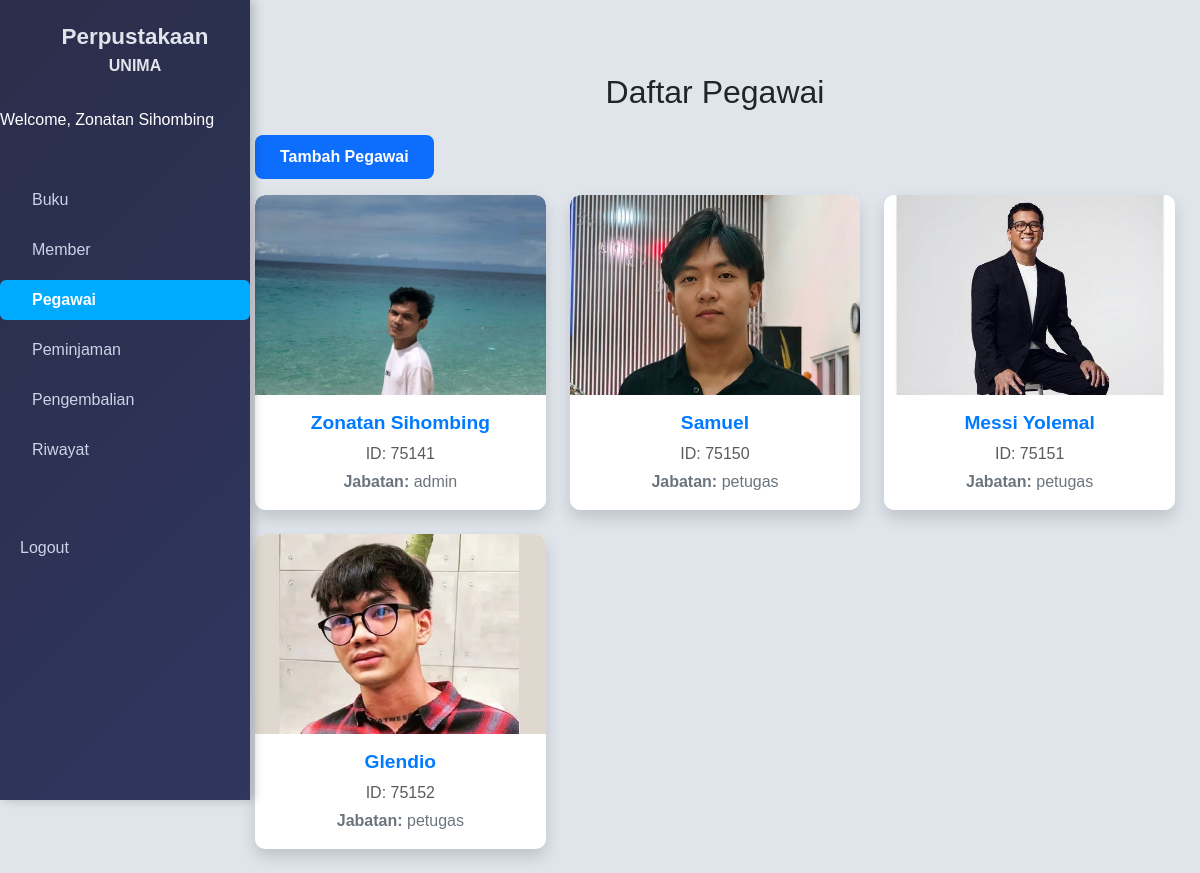
The page /public/pegawai (signed in) on the database its author committed.
### tables this page shows
CREATE TABLE `pegawai` (
  `id_pegawai` int(11) NOT NULL,
  `nama` varchar(100) DEFAULT NULL,
  `username` varchar(50) DEFAULT NULL,
  `password` varchar(255) DEFAULT NULL,
  `hak_akses` enum('admin','petugas') NOT NULL,
  `gambar_pegawai` varchar(100) DEFAULT NULL
);

### app/core/Controller.php (called while the page is built, shortened)
<?php
class Controller {
    public function view($view, $data = [])
    {
        require_once '../app/views/' . $view . '.php' ;
    }
    public function model($model)
    {
        return new $model;
    }
}

### app/controllers/Pegawai.php (called while the page is built, shortened)
<?php
class Pegawai extends Controller {
    public function index()
    {
        $data['judul'] = 'Daftar Pegawai';
        $data['pegawai'] = $this->model('Pegawai_model')->getAllPegawai();
        $this->view('pegawai/index', $data);
    }
}

### app/core/App.php (called while the page is built, shortened)
<?php
class App {
    protected $method = 'index';
    public function __construct()
    {
        $url = $this->parseURL();
        if ($url && file_exists('../app/controllers/'. $url[0]. '.php')) {
            unset($url[0]);
        }
        $this->controller = new $this->controller;
        $this->params = $url ? array_values($url) : [];
        call_user_func_array([$this->controller, $this->method], $this->params);
    }
    public function parseURL()
    {
        if (isset($_GET['url'])) {
            $url = rtrim($_GET['url'], '/');
            $url = filter_var($url, FILTER_SANITIZE_URL);
            $url = explode('/', $url);
            return $url;
        }
        return null;
    }
}

### public/index.php (called while the page is built, shortened)
<?php
$app = new App;

### app/core/Database.php (called while the page is built, shortened)
<?php
class Database {
    Private $host = DB_HOST;
    private $user = DB_USER;
    private $pass = DB_PASS;
    private $db_name = DB_NAME;
    private $dbh;
    private $stmt;
    public function  __construct()
    {
        $dsn = 'mysql:host='. $this->host. '; dbname=' .$this->db_name;
        try{
            $this->dbh = new PDO($dsn, $this->user, $this->pass);
        } catch(PDOException $e) {
            die($e->getMessage());
        }
    }
    public function query($query)
    {
        $this->stmt = $this->dbh->prepare($query);
    }
    public function execute()
    {
        $this->stmt->execute();
    }
    public function resultSet()
    {
        $this->execute();
        return $this->stmt->fetchAll(PDO::FETCH_ASSOC);
    }
}

### app/models/Pegawai_model.php (called while the page is built, shortened)
<?php
class Pegawai_model {
    private $table = 'pegawai';
    private $db;
    public function __construct()
    {
        $this->db = new Database;
    }
    public function getAllPegawai()
    {
        $this->db->query('SELECT * FROM ' . $this->table);
        return $this->db->resultSet();
    }
}

### app/views/pegawai/index.php (the view, shortened to what this page needs)
<div class="container my-5">
    <h2 class="text-center mb-4">Daftar Pegawai</h2>
    <?php if (isset($_SESSION['hak_akses']) && $_SESSION['hak_akses'] === 'admin'): ?>
        <button type="button" class="btn btn-primary mb-3" data-bs-toggle="modal" data-bs-target="#formModal">Tambah Pegawai</button>
        <?php endif; ?>
    <div class="row">
        <?php foreach ($data['pegawai'] as $pegawai): ?>
            <div class="col-md-4 mb-4">
                <div class="card h-100 shadow border-0" style="border-radius: 10px; overflow: hidden;">
                    <div class="card-img-top-container" style="height: 200px; overflow: hidden;">
                        <img src="<?= BASEURL; ?>/img/pegawai/<?= $pegawai['gambar_pegawai']; ?>" alt="<?= $pegawai['nama']; ?>" style="width: 100%; height: 100%; object-fit: cover; transition: transform 0.3s;">
                    </div>
                    <div class="card-body text-center">
                        <h5 class="card-title mb-2" style="color: #007bff; font-weight: bold;"><?= $pegawai['nama']; ?></h5>
                        <p class="text-muted mb-1">ID: <?= $pegawai['id_pegawai']; ?></p>
                        <p class="card-text text-secondary"><strong>Jabatan:</strong> <?= $pegawai['hak_akses']; ?></p>
                    </div>
                </div>
            </div>
        <?php endforeach; ?>
    </div>
</div>

### public/css/st.css (style rules this page uses)
body { display: flex; margin: 0; font-family: Arial, sans-serif; background-color: #e0e5ec; min-height: 100vh; overflow-x: hidden; }
.container { margin-left: 230px; padding: 25px; width: 100%; transition: margin-left 0.3s ease; }
.btn-primary { border: none; border-radius: 8px; padding: 10px 25px; font-weight: 600; transition: background-color 0.2s; }

### app/views/pegawai/index.php (style rules this page uses)
.card { transition: transform 0.3s, box-shadow 0.3s; border-radius: 10px; }
.card-title { font-size: 1.2rem; color: #007bff; }
.card-img-top-container img { border-top-left-radius: 10px; border-top-right-radius: 10px; }

### rows shown on the page
pegawai: gambar_pegawai (picture), nama "Zonatan Sihombing", id_pegawai "75141", hak_akses "admin"
pegawai: gambar_pegawai (picture), nama "Samuel", id_pegawai "75150", hak_akses "petugas"
pegawai: gambar_pegawai (picture), nama "Messi Yolemal", id_pegawai "75151", hak_akses "petugas"
pegawai: gambar_pegawai (picture), nama "Glendio", id_pegawai "75152", hak_akses "petugas"

### other values the page prints
$_SESSION['nama'] "Zonatan Sihombing"
